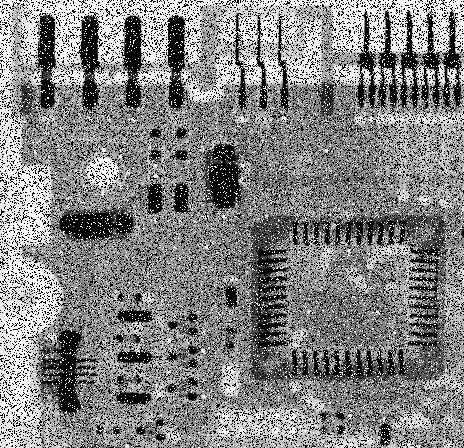
#> input picture images/ruidosa2.tif, 464 x 448 px
$ python test.py   (older library calls are emulated)
#> lines starting #> are read from the running program, lines starting #| are printed output that depends on the picture; after the words box and inside, x2 and y2 are one past the last pixel; in counts of white or black regions, pixels touching at a corner belong together
#> further down, img is the input picture: PIL image 464x448 L; min 0, max 255, mean 128.7
### MyLib.py
# -*- coding: utf-8 -*-

""" Processamento Digital de Imagens
    Aluno: Leonardo Santos Paulucio
    Lista de Exercicios 1 - Pós-Graduação
    Data: 09/05/19
"""

import copy
import numpy as np
import matplotlib.pyplot as plt


# [71 lines left out: functions show_images, calculaHistograma, equalizaHistograma, not called in this run]


def MSE(imgOrig, imgNoise):
    return np.square(imgOrig.astype(np.float) - imgNoise.astype(np.float)).mean()


def PSNR(imgOrig, imgNoise):
    mse = MSE(imgOrig, imgNoise)
    return 20 * np.log10(255/np.sqrt(mse))


# [11 lines left out: function binarizaImg, not called in this run]


def getOutputSize(old_shape, kernel_shape, padding, stride):
    return int((old_shape[0] + 2*padding - kernel_shape[0])/stride + 1), \
           int((old_shape[1] + 2*padding - kernel_shape[1])/stride + 1)


def getPaddingSize(shape, kernel_shape, stride=1):
    return ((shape[0] - 1)*stride + kernel_shape[0] - shape[0]) // 2


def getNewSize(shape, padding):
    return int((shape + 2*padding))


def paddingImage(img, padding_size=1, type='zeros'):
#> called with padding_size = 10, type = 'repeat'
    shape = img.shape
#> shape = (448, 464)
    shape = (shape[0]+2*padding_size, shape[1]+2*padding_size)
#> shape = (468, 484)

    if type == 'ones':
        new = np.full(shape, 255)
    else:
        new = np.zeros(shape)

    new[padding_size:-padding_size, padding_size:-padding_size] = img
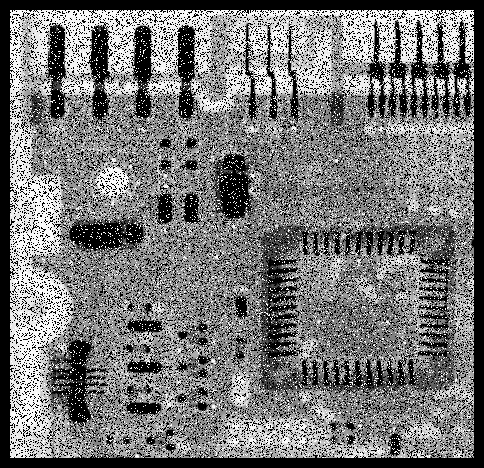
#> new: shape (468, 484) float64; min 0, max 255, mean 118.1

    if type == 'repeat':
        for i in range(padding_size):
            new[i, padding_size:-padding_size] = img[0]
            new[-i-1, padding_size:-padding_size] = img[-1]
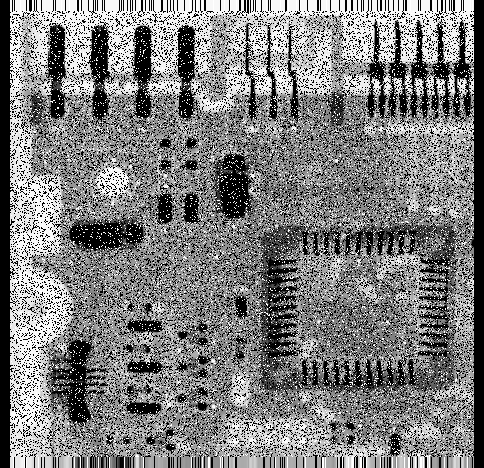
#> new: shape (468, 484) float64; 3.29% of pixels changed, all inside (x1, y1, x2, y2) = (10, 0, 474, 468)

        for i in range(padding_size):
            new[padding_size:-padding_size, i] = img[:, 0]
            new[padding_size:-padding_size, -i-1] = img[:, -1]
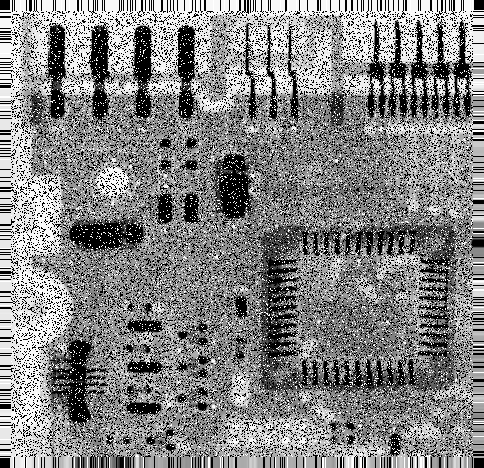
#> new: shape (468, 484) float64; 3.1% of pixels changed, all inside (x1, y1, x2, y2) = (0, 10, 484, 458)

        for i in range(padding_size):
            for j in range(padding_size):
                new[i, j] = img[0, 0]           # upper left
                new[-i-1, -j-1] = img[-1, -1]   # lower right
                new[-i-1, j] = img[-1, 0]       # lower left
                new[i, -j-1] = img[0, -1]       # upper right
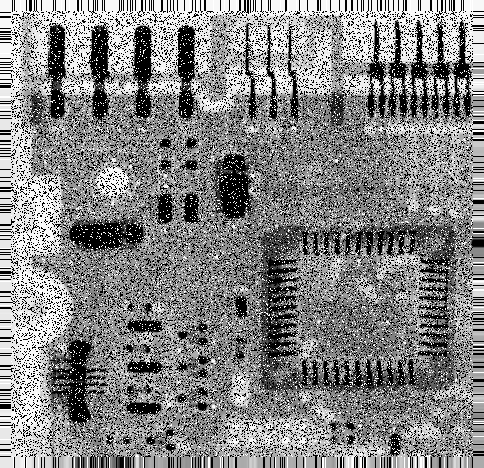
#> new: shape (468, 484) float64; 0.18% of pixels changed, all inside (x1, y1, x2, y2) = (0, 0, 484, 468)

    return new


# [93 lines left out: functions conv2D, medianFilter, adaptativeMedian, not called in this run]


# ############################# Filters ################################

MEAN_FILTER = np.ones((3, 3)) / 9.0

MEAN_FILTER_11 = np.ones((11, 11)) / (11*11)

MEAN_FILTER2 = 1/16. * np.array([[1, 2, 1],
                                 [2, 4, 2],
                                 [1, 2, 1]])

LAPLACE_FILTER2 = np.array([[-1, -1, -1],
                            [-1,  9, -1],
                            [-1, -1, -1]])

LAPLACE_FILTER = np.array([[-1, -1, -1],
                           [-1,  8, -1],
                           [-1, -1, -1]])

SOBEL_FILTER = np.array([[1,   2,  1],
                         [0,   0,  0],
                         [-1, -2, -1]])


# ############################ Frequence domain functions

# [65 lines left out: functions frequenceSpace, fshift, extendImg, imgFilter, filterHomomorphic, notchFilter, not called in this run]

### test.py
import numpy as np
from PIL import Image
from MyLib import paddingImage
import matplotlib.pyplot as plt

img = Image.open("images/ruidosa2.tif")
img = np.array(img)

plt.imshow(paddingImage(img, 10, 'repeat'), cmap='gray', interpolation='gaussian')
plt.show()

$ run again, with images/camisa.jpg saved as images/ruidosa2.tif
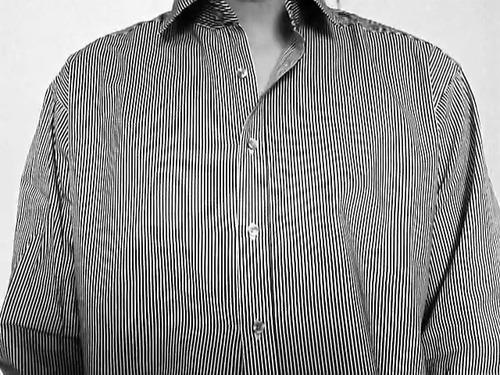
#> input picture images/camisa.jpg, 500 x 375 px
#> img is the input picture: PIL image 500x375 L; min 0, max 255, mean 140
#> after the loop in paddingImage, `for i in range(padding_size):`:
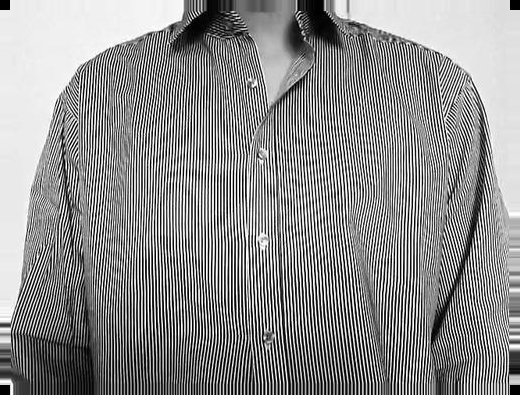
#> new: shape (395, 520) float64; min 0, max 255, mean 142
#> after the loop in paddingImage, `for i in range(padding_size):`:
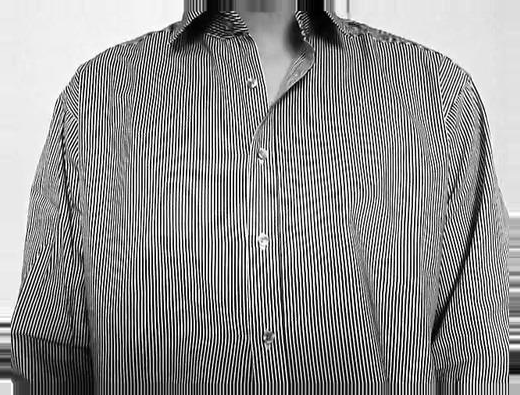
#> new: shape (395, 520) float64; 0.19% of pixels changed, all inside (x1, y1, x2, y2) = (0, 0, 520, 395)
